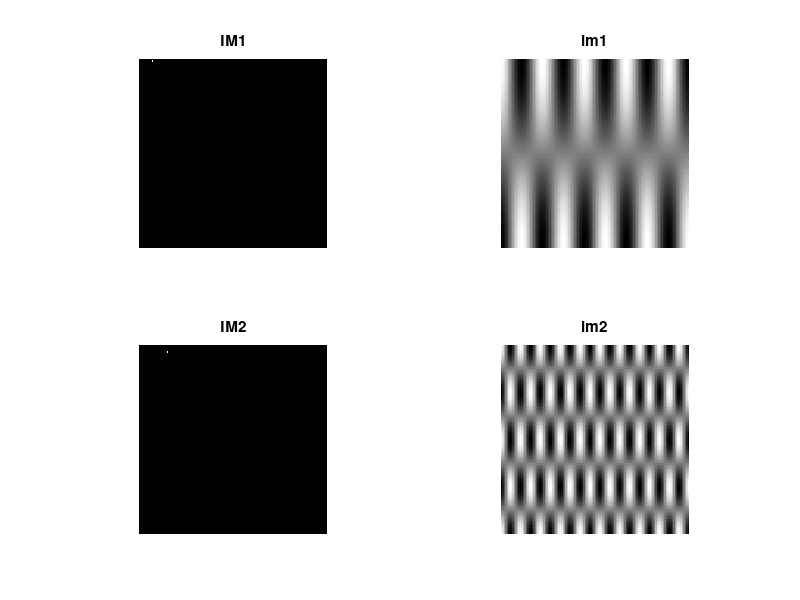
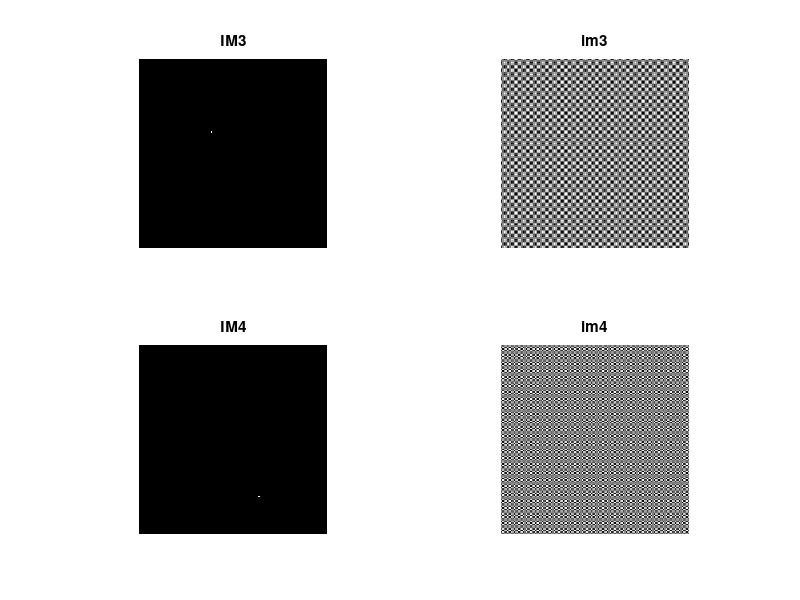
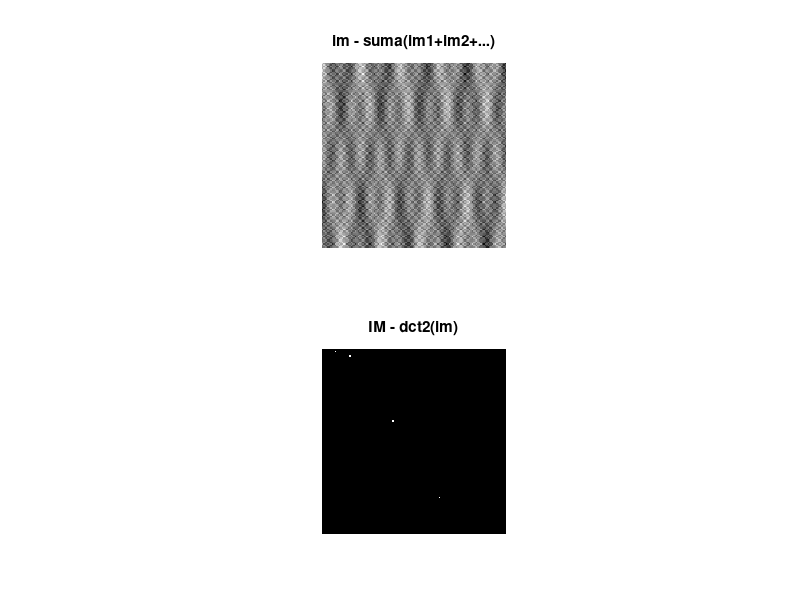
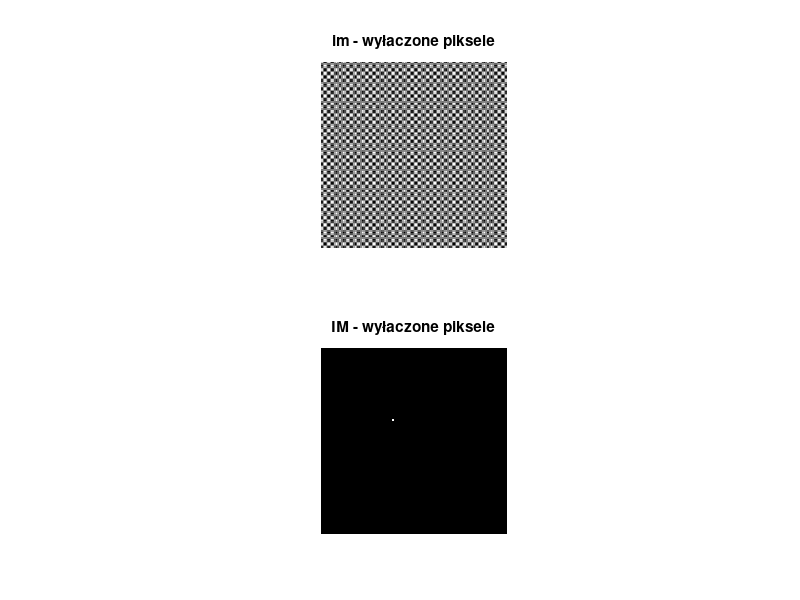

MATLAB code to generate these figures, in order:
clear all; close all;


% generacja obrazów bazowych
IM1 = zeros(128, 128);
IM1(2, 10) = 1;
im1 = idct2(IM1);

IM2 = zeros(128, 128);
IM2(5, 20) = 1;
im2 = idct2(IM2);

IM3 = zeros(128, 128);
IM3(50, 50) = 1;
im3 = idct2(IM3);

IM4 = zeros(128, 128);
IM4(103, 82) = 1;
im4 = idct2(IM4);

figure;
subplot(2,2,1);
imshow(IM1);
title("IM1");
subplot(2,2,2);
imshow(rescale(im1));
title("im1");

subplot(2,2,3);
imshow(IM2);
title("IM2");
subplot(2,2,4);
imshow(rescale(im2));
title("im2");

figure;
subplot(2,2,1);
imshow(IM3);
title("IM3");
subplot(2,2,2);
imshow(rescale(im3));
title("im3");

subplot(2,2,3);
imshow(IM4);
title("IM4");
subplot(2,2,4);
imshow(rescale(im4));
title("im4");

% suma obrazów bazowych
im = im1 + im2 + im3 + im4;
IM = dct2(im);

figure;
subplot(2, 1, 1)
imshow(rescale(im));
title("im - suma(im1+im2+...)");
subplot(2, 1, 2);
imshow(IM);
title("IM - dct2(im)");

% wyłaczanie pikseli
IM(2, 10) = 0;
IM(5, 20) = 0;
% IM(50, 50) = 0;
IM(103, 82) = 0;

im_ = idct2(IM);

figure;
subplot(2, 1, 1)
imshow(rescale(im_));
title("im_ - wyłaczone piksele");
subplot(2, 1, 2);
imshow(IM);
title("IM - wyłaczone piksele");